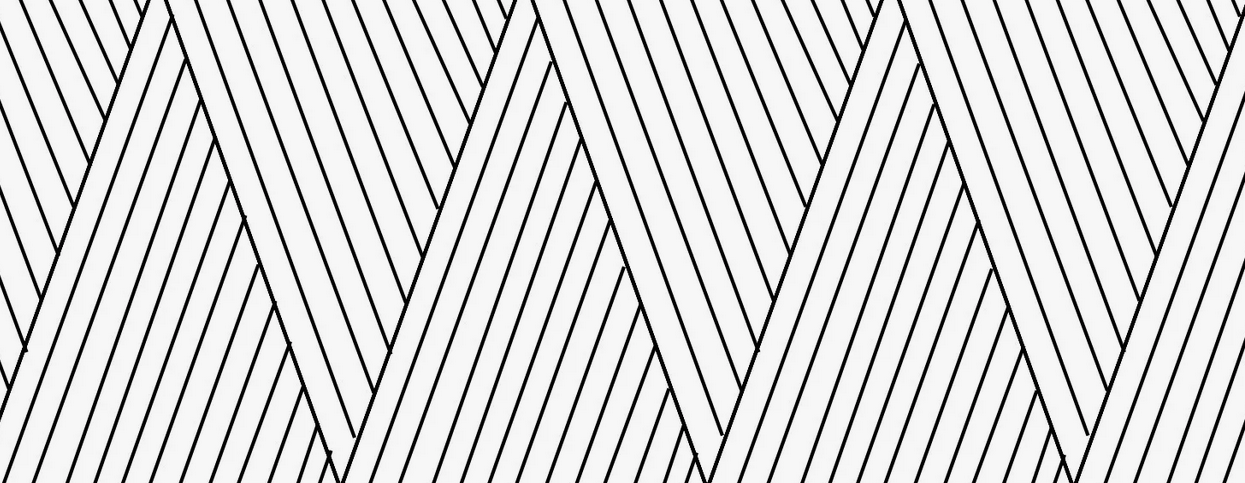
//> input picture Lab5/img/original/pattern.png, 1245 x 483 px
$ ./Lab5_lines   (built with g++ and OpenCV 4)
//> lines starting //> are read from the running program, lines starting //| are printed output that depends on the picture; after the words box and inside, x2 and y2 are one past the last pixel; in counts of white or black regions, pixels touching at a corner belong together
#include <iostream>
#include <cmath>
#include <opencv2/core.hpp>
#include <opencv2/highgui.hpp>
#include <opencv2/imgcodecs.hpp>
#include <opencv2/imgproc.hpp>

std::vector<cv::Vec4i> findLines(cv::Mat img, int threshold);

cv::Mat drawLines(cv::Mat img, std::vector<cv::Vec4i> lines);

double norm(cv::Vec2i p1, cv::Vec2i p2);

void countLines(std::vector<cv::Vec4i> lines);

cv::Mat img_centered_rotate(cv::Mat, double phi);

int main()
{
    std::string IMG_DIR = "/home/den/CV_labs/Lab5/img/original/";
    std::string RES_DIR = "/home/den/CV_labs/Lab5/img/outputs/";

    cv::Mat img = cv::imread(IMG_DIR + "pattern.png");
//> img is the input picture: 483 rows x 1245 cols, CV_8UC3; mean B, G, R 212.8, 212.8, 212.8
    cv::Mat img_help;
    img.copyTo(img_help);
    std::vector<cv::Vec4i> lines = findLines(img_help, 70);
    cv::Mat out;
    out = drawLines(img_help, lines);
    countLines(lines);
    return 0;
}

std::vector<cv::Vec4i> findLines(cv::Mat img, int threshold)
{
//> called with threshold = 70
    cv::Mat dst;
    cv::Mat hsv;
    cv::Canny(img, dst, 50, 200, 3);
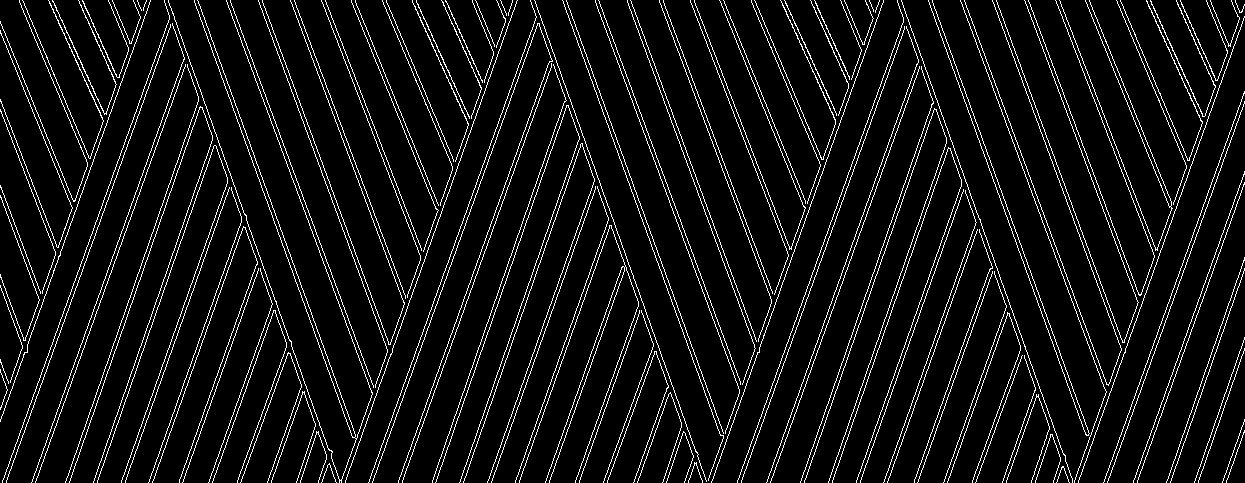
//> dst: 483 rows x 1245 cols, CV_8UC1; 7% white in thin lines or dots
    std::vector<cv::Vec4i> linesP;    // will hold the results of the detection
    cv::HoughLinesP(dst, linesP, 1, CV_PI / 180, threshold, 50, 10); // runs the actual detection
//> linesP = 214 lines (x1, y1, x2, y2), first 8: [562, 0, 724, 446], [932, 0, 1092, 441], [197, 0, 355, 434], [194, 1, 354, 443], [1103, 482, 1236, 115], [66, 480, 175, 165], [766, 410, 908, 19], [394, 409, 538, 11]
//> in main, `std::vector<cv::Vec4i> lines = findLines(img_help, 70);`: lines = 214 items, first 8: [562, 0, 724, 446], [932, 0, 1092, 441], [197, 0, 355, 434], [194, 1, 354, 443], [1103, 482, 1236, 115], [66, 480, 175, 165], [766, 410, 908, 19], [394, 409, 538, 11]
    return linesP;
}

cv::Mat drawLines(cv::Mat img, std::vector<cv::Vec4i> lines)
{
    cv::Mat out;
    out = img.clone();
    for (size_t i = 0; i < lines.size(); i++)
    {
        cv::Vec4i l = lines[i];
        cv::Point start = cv::Point(l[0], l[1]);
        cv::Point end = cv::Point(l[2], l[3]);
        // draw line and start-end points (blue for start, green for end)
        cv::line(out, start, end, cv::Scalar(0, 0, 255), 3, cv::LINE_AA);
        cv::line(out, start, start, cv::Scalar(255, 0, 0), 3, cv::LINE_AA);
        cv::line(out, end, end, cv::Scalar(0, 255, 0), 3, cv::LINE_AA);
    }
//> this loop made 214 passes
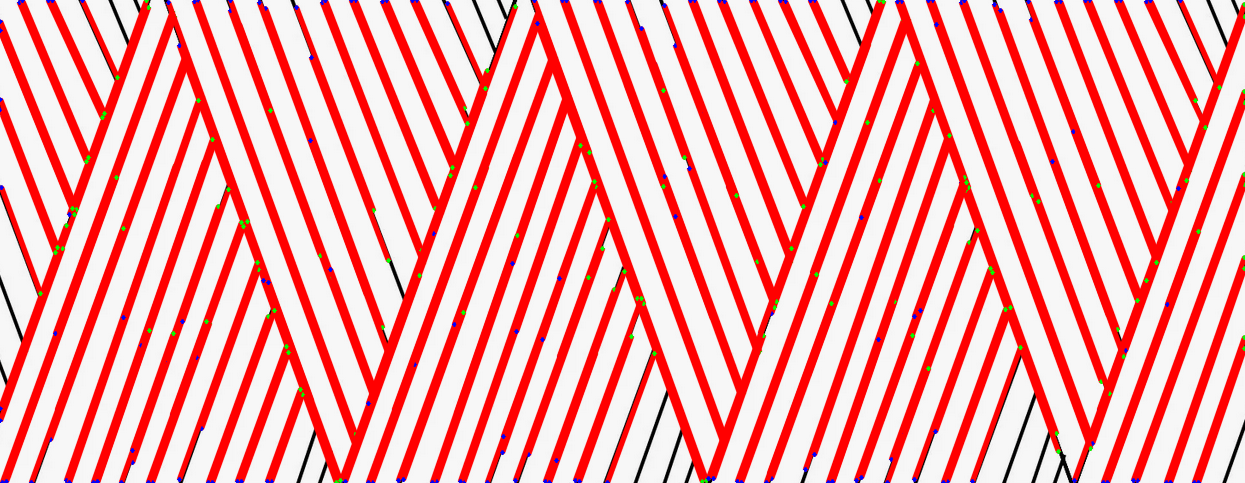
//> out: 483 rows x 1245 cols, CV_8UC3; mean B, G, R 168, 167.9, 245.4
    return out;
}

// for finding the longest and the shortest line
// we will use the standart Euclidean metrics
double norm(cv::Vec2i p1, cv::Vec2i p2)
{
    return std::sqrt(std::pow(p1[0] - p2[0], 2) + std::pow(p1[1] - p2[1], 2));
}

// print info about the lines (max, min, their amount)
void countLines(std::vector<cv::Vec4i> lines)
{
    std::cout << "Amount of lines " << lines.size() << std::endl;
//| Amount of lines 214
    int x0, y0, x1, y1, len;
    std::vector<double> lengths;
    for (size_t i = 0; i < lines.size(); i++)
    {
        cv::Vec4i l = lines[i];
        x0 = l[0], y0 = l[1], x1 = l[2], y1 = l[3];
        cv::Vec2i p{x0, y0};
        cv::Vec2i p1{x1, y1};
        lengths.push_back(norm(p, p1));
    }
//> this loop made 214 passes
//> after the loop, lengths = 214 values, max 474.5 at index 0, min 65.79 at index 206, mean 231.9
    std::sort(lengths.begin(), lengths.end());
//> lengths = 214 values from 65.79 to 474.5
    std::cout << "Maximum line len " << lengths[lengths.size() - 1] << std::endl;
//| Maximum line len 474.51
    std::cout << "Minimum line len " << lengths[0] << std::endl;
//| Minimum line len 65.7875
}

cv::Mat img_centered_rotate(cv::Mat img, double phi)
{
    double r_phi = phi * M_PI / 180.0;
    cv::Mat T2 = (cv::Mat_<double>(3, 3) << std::cos(r_phi), -std::sin(r_phi), 0, std::sin(r_phi), std::cos(r_phi), 0, 0, 0, 1);
    cv::Mat T1 = (cv::Mat_<double>(3, 3) << 1, 0, -(img.rows - 1) / 2.0, 0, 1, -(img.cols - 1) / 2.0, 0, 0, 1);
    cv::Mat T3 = (cv::Mat_<double>(3, 3) << 1, 0, (img.rows - 1) / 2.0, 0, 1, (img.cols - 1) / 2.0, 0, 0, 1);

    cv::Mat T = cv::Mat(T3 * T2 * T1, cv::Rect(0, 0, 3, 2));
    cv::Mat img_rotated;
    cv::warpAffine(img, img_rotated, T, cv::Size(img.cols, img.rows));
    return img_rotated;
}
